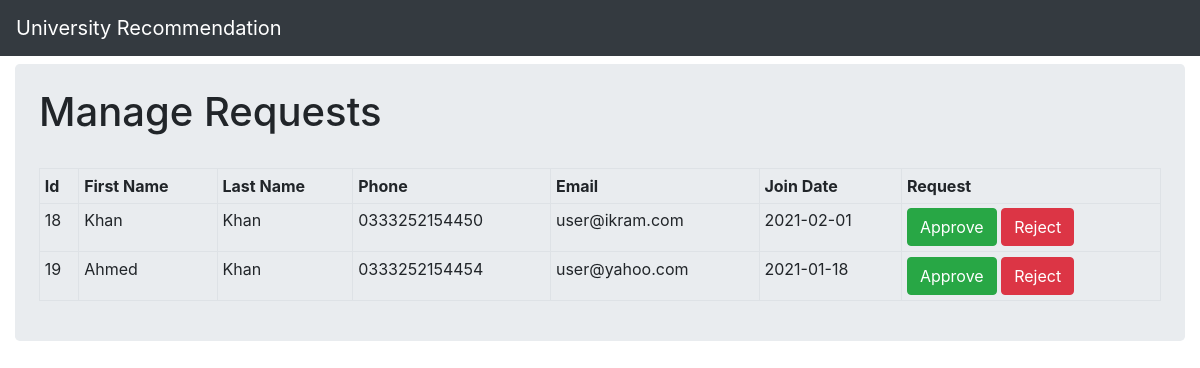
/admin/user_request.php, run on the app's committed database.
### tables this page shows
CREATE TABLE `users` (
  `user_id` int(11) NOT NULL,
  `username` varchar(250) NOT NULL,
  `first_name` varchar(250) NOT NULL,
  `last_name` varchar(250) NOT NULL,
  `gender` varchar(10) NOT NULL,
  `date_of_birth` varchar(250) NOT NULL,
  `cnic` varchar(50) NOT NULL,
  `profile_image` varchar(1000) NOT NULL,
  `address` varchar(500) NOT NULL,
  `email` varchar(250) NOT NULL,
  `phone` varchar(20) NOT NULL,
  `university_name` varchar(250) DEFAULT NULL,
  `study_program` varchar(250) DEFAULT NULL,
  `current_semester` varchar(250) DEFAULT NULL,
  `password` varchar(250) NOT NULL,
  `status` varchar(20) NOT NULL DEFAULT 'pending',
  `user_role` varchar(250) NOT NULL DEFAULT 'user',
  `join_date` date NOT NULL DEFAULT current_timestamp()
);

### admin/user_request.php (the view, shortened to what this page needs)
<?php
include '../header.php';
include 'navigation.php';
?>
    <div class="container-fluid mt-2">
        <div class="mt-2 p-4 jumbotron">
            <h1>Manage Requests</h1>
            <br>
            <table border="0" class="table table-sm table-bordered">
                <tr>
                    <td><strong>Id</strong></td>
                    <td><strong>First Name</strong></td>
                    <td><strong>Last Name</strong></td>
                    <td><strong>Phone</strong></td>
                    <td><strong>Email</strong></td>
                    <td><strong>Join Date</strong></td>
                    <td><strong>Request</strong></td>
                </tr>
                <?php
                require_once '../connection.php';
                $sql = "SELECT * FROM users WHERE user_role = 'user' AND status = 'pending' ";
                $stmt = $conn->prepare($sql);
                $stmt->execute();
                if ($stmt->rowCount() > 0) {
                    while ($result = $stmt->fetch(PDO::FETCH_ASSOC)) {
                        echo "<tr>";
                        echo "<td>".$result['user_id']."</td>";
                        echo "<td>".$result['first_name']."</td>";
                        echo "<td>".$result['last_name']."</td>";
                        echo "<td>".$result['phone']."</td>";
                        echo "<td>".$result['email']."</td>";
                        echo "<td>".$result['join_date']."</td>";
                        echo "<td>
                                    <a class='btn btn-success edit' href='request_approve.php?id=".$result['user_id']."'>Approve</a>
                                    <a class='btn btn-danger delete' href='request_reject.php?id=".$result['user_id']."'>Reject</a>
                                </td>";
                        echo "</tr>";
                    }
                } else {
                    echo '<tr>';
                    echo '<td colspan="20"><h4>No Request Found</h4></td>';
                    echo '</tr>';
                }
                ?>
            </table>
        </div>
    </div>
<?php include '../footer.php'; ?>

### data on the page
users: user_id "18", first_name "Khan", last_name "Khan", phone "0333252154450", email "user@ikram.com", join_date "2021-02-01"
users: user_id "19", first_name "Ahmed", last_name "Khan", phone "0333252154454", email "user@yahoo.com", join_date "2021-01-18"
